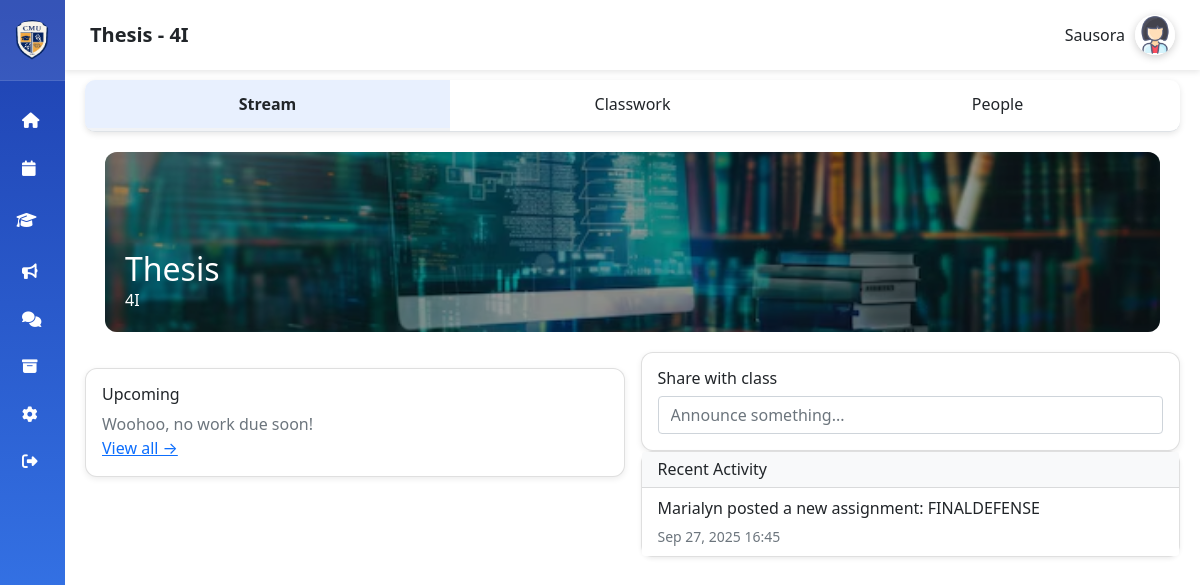
Screenshot of /students/class/3/ (signed in) with the database file from the repository.
### teachers/models.py (models this page shows, shortened)
class Class(models.Model):
    class_name = models.CharField(max_length=100)
    subject_name = models.CharField(max_length=100)
    section = models.CharField(max_length=50)
    time = models.TimeField(null=True, blank=True)
    teacher = models.ForeignKey(
        settings.AUTH_USER_MODEL,
        on_delete=models.CASCADE,
        related_name="created_classes"
    )
    code = models.CharField(max_length=10, unique=True, default=generate_class_code)
    students = models.ManyToManyField(
        settings.AUTH_USER_MODEL,
        related_name="enrolled_classes",
        blank=True
    )
    is_archived = models.BooleanField(default=False)  # ✅ new field
    banner = models.ImageField(upload_to="class_banners/", blank=True, null=True)
    theme = models.CharField(max_length=50, blank=True, null=True)  # NEW field
    gdrive_folder_id = models.CharField(max_length=200, blank=True, null=True)

class StreamNotification(models.Model):
    user = models.ForeignKey(
        settings.AUTH_USER_MODEL,
        on_delete=models.CASCADE,
        related_name="notifications"
    )
    class_obj = models.ForeignKey(
        "Class",
        on_delete=models.CASCADE,
        related_name="notifications"
    )
    assignment = models.ForeignKey("Assignment", on_delete=models.CASCADE, null=True, blank=True)
    message = models.TextField()
    created_at = models.DateTimeField(auto_now_add=True)
    read = models.BooleanField(default=False)  # ✅ New field

### accounts/models.py (models this page shows, shortened)
class User(AbstractUser):
    ROLE_CHOICES = [
        ('student', 'Student'),
        ('teacher', 'Teacher'),
        ('parent', 'Parent'),
        ('admin', 'Admin'),
        ("school_admin", "School Admin"),
    ]
    role = models.CharField(
        max_length=20,
        choices=ROLE_CHOICES,
        blank=True,   # ✅ allow empty
        null=True     # ✅ allow NULL in DB
    )

### students/views.py (the view)
# urls.py: path('class/<int:id>/', views.class_detail, name='class_detail'),
@login_required
def class_detail(request, id):
    class_obj = get_object_or_404(Class, id=id, students=request.user)
    assignments = class_obj.assignments.all().order_by('-created_at')
    user = request.user
    notifications = class_obj.notifications.all().order_by('-created_at')
    quizzes = Quiz.objects.filter(class_obj=class_obj).order_by("-created_at")
    for quiz in quizzes:
        quiz.student_attempt = quiz.attempts.filter(student=request.user).first()
    for assignment in assignments:
        assignment.student_submission = Submission.objects.filter(
            assignment=assignment,
            student=user
        ).first()
    enrolled_classes = user.enrolled_classes.all()
    classes = enrolled_classes.order_by('class_name')
    context = {
        "class_obj": class_obj,
        "assignments": assignments,
        "classes": classes,
        "enrolled_classes": enrolled_classes,
        "notifications": notifications,
        "quizzes": quizzes,
    }
    return render(request, "students/class_detail.html", context)

### students/templates/students/class_detail.html (shortened to what this page needs)
{% load static %}
<!DOCTYPE html>
<html lang="en">
<head>
  <link href="https://cdn.jsdelivr.net/npm/bootstrap@5.1.3/dist/css/bootstrap.min.css" rel="stylesheet" />
  <link rel="stylesheet" href="https://cdn.jsdelivr.net/npm/bootstrap-icons@1.10.5/font/bootstrap-icons.css">
  <link href="https://cdnjs.cloudflare.com/ajax/libs/font-awesome/6.4.0/css/all.min.css" rel="stylesheet" />
</head>
<body>
<div class="sidebar-hover-area" id="sidebarHoverArea"></div>
<div class="sidebar closed" id="sidebar">
    <div class="logo">
        <img src="{% static 'images/cmu.jpg' %}" alt="CMU Logo">
    </div>
    <nav class="nav-menu">
        <a href="{% url 'students:dashboard' %}" class="nav-item"><i class="fas fa-home"></i><span class="nav-label">Home</span></a>
        <a href="{% url 'students:calendar' %}" class="nav-item"><i class="fas fa-calendar"></i><span class="nav-label">Event Calendar</span></a>
        <div class="dropdown-container">
            <div class="teaching-header" id="teachingHeader">
                <div class="teaching-content">
                    <i class="fas fa-graduation-cap"></i>
                </div>
            </div>
        </div>
        <a href="{% url 'students:student_announcements' %}" class="nav-item"><i class="fas fa-bullhorn"></i><span class="nav-label">Announcement</span></a>
        <a href="{% url 'students:messages_inbox' %}" class="nav-item"><i class="fas fa-comments"></i><span class="nav-label">Messages</span></a>
        <a href="{% url 'students:archived_classes' %}" class="nav-item"><i class="fas fa-archive"></i><span class="nav-label">Archived Classes</span></a>
        <a href="#" class="nav-item"><i class="fas fa-cog"></i><span class="nav-label">Settings</span></a>
        <a href="{% url 'account_logout' %}" class="nav-item"><i class="fas fa-sign-out-alt"></i><span class="nav-label">Logout</span></a>
    </nav>
</div>
  <div class="main-content">
    <div class="header">
      <h5>{{ class_obj.subject_name }} - {{ class_obj.section }}</h5>
      <div class="user-profile">
                <span>{{ user.first_name }}</span>
                <div class="user-avatar">
                    {% if user.profile_picture %}
                        <img src="{{ user.profile_picture }}" alt="User Avatar">
                    {% else %}
                        <img src="{% static 'images/user.jpg' %}" alt="User Avatar">
                    {% endif %}
                </div>
            </div>
    </div>
    <ul class="nav-tabs list-unstyled">
      <li class="nav-tab active" data-tab="stream">Stream</li>
      <li class="nav-tab" data-tab="classwork">Classwork</li>
      <li class="nav-tab" data-tab="people">People</li>
    </ul>
    <div id="stream" class="tab-section active">
      <div class="banner">
        <h2>{{ class_obj.subject_name }}</h2>
        <p>{{ class_obj.section }}</p>
      </div>
      <div class="row g-3">
        <div class="col-md-6">
           <div class="card p-3 mt-3">
          <h6>Upcoming</h6>
          <p class="text-muted mb-0">Woohoo, no work due soon!</p>
          <a href="#">View all →</a>
        </div>
        </div>
        <div class="col-md-6">
          <div class="card p-3">
            <h6>Share with class</h6>
            <input type="text" class="form-control" placeholder="Announce something...">
          </div>
<div class="card shadow-sm mb-3">
  <div class="card-header bg-light d-flex justify-content-between align-items-center">
    <h6 class="mb-0">Recent Activity</h6>
  </div>
  <div class="list-group list-group-flush">
    {% for notif in notifications %}
      <a href="{% url 'students:notification_redirect' notif.id %}"
         class="list-group-item list-group-item-action d-flex justify-content-between align-items-start
                {% if not notif.read %}bg-light fw-bold{% endif %}">
        <div>
          <p class="mb-1">{{ notif.message }}</p>
          <small class="text-muted">{{ notif.created_at|date:"M d, Y H:i" }}</small>
        </div>
      </a>
    {% empty %}
      <div class="list-group-item text-muted">
        No activity yet. Your teacher will post assignments and announcements here.
      </div>
    {% endfor %}
  </div>
</div>
        </div>
      </div>
    </div>
</div>
</body>
</html>

### rows the page displays
Class: subject_name "Thesis", section "4I"
User: first_name "Sausora"
StreamNotification: message "Marialyn posted a new assignment: FINALDEFENSE", created_at "Sep 27, 2025 16:45"
